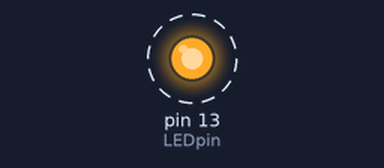
Bench run of a sketch on a simulated Arduino Uno, built with avr-gcc and run on an emulated ATmega328P. Parts: output pins drawn as LEDs (lit = HIGH). Dashed ring = blinking.

Above: at 0.15 s.
Timing chart, 0 to 3.0 s (numbered marks = the images above):
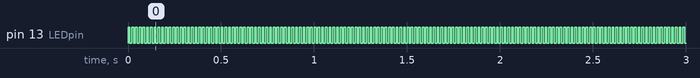

The sketch:

Arduino_Ledblink.ino
```cpp
int LEDpin = 13;
int delayT = 10;
void setup()
{

pinMode(LEDpin, OUTPUT);
}
void loop() {

digitalWrite(LEDpin, HIGH);
delay(delayT);
digitalWrite(LEDpin, LOW);
delay(delayT);
}
```

Measured:
- by itself, pin 13 (LEDpin): alternates HIGH for 0.01 s and LOW for 0.01 s
